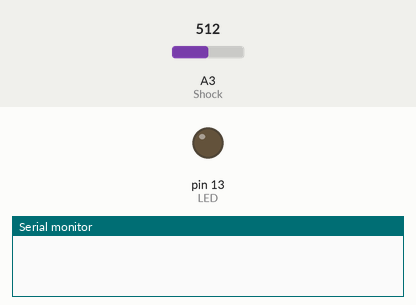
A sketch run on a simulated Arduino Uno, built with avr-gcc and run on an emulated ATmega328P. Shown: output pins drawn as LEDs (lit = HIGH), the last lines printed to the serial monitor. Inputs (shaded band) come from the test bench; at power-on: A3 (Shock) = 512.

Above: at 0.1 s.
At 5.1 s:
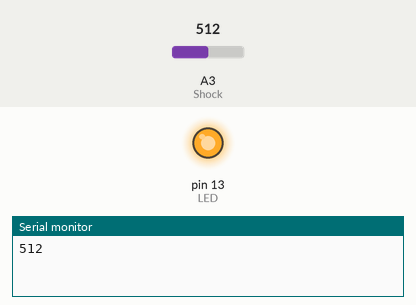
Timing chart, 0 to 6.6 s (numbered marks = the images above):
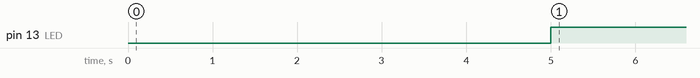

Measured:
- by itself, pin 13 (LED): LOW → HIGH at 5.0 s

The sketch:

Arduino.ino
```cpp
int LED = 13; // define LED Interface
int Shock = 3; // define the percussion Sensor Interface
int val; // define numeric variables val

void setup()
{
  pinMode (LED, OUTPUT) ; // define LED as output interface
  //pinMode (Shock,INPUT) ; // define knock sensor output inferface
  Serial.begin(9600);
  }
 void loop()
{
  delay(5000);
  val = analogRead(Shock); // read digital interface is assigned a value of 3 val
  Serial.println(val);
  if (val == HIGH) // When the percussion when the sensor detects a signal, LED flashes
  {
    digitalWrite (LED, LOW);
  }
  else
  {
    digitalWrite (LED, HIGH);
  }
}
```
